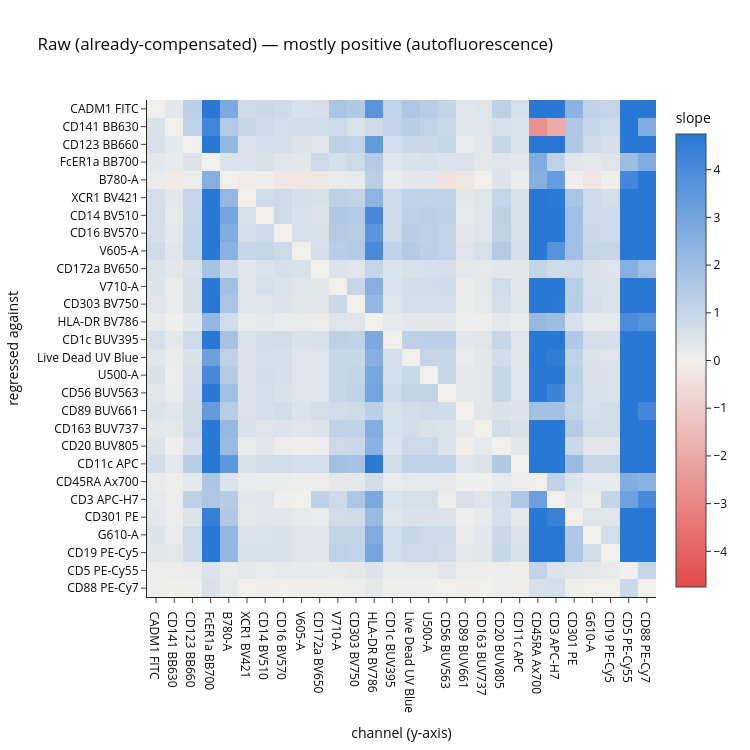
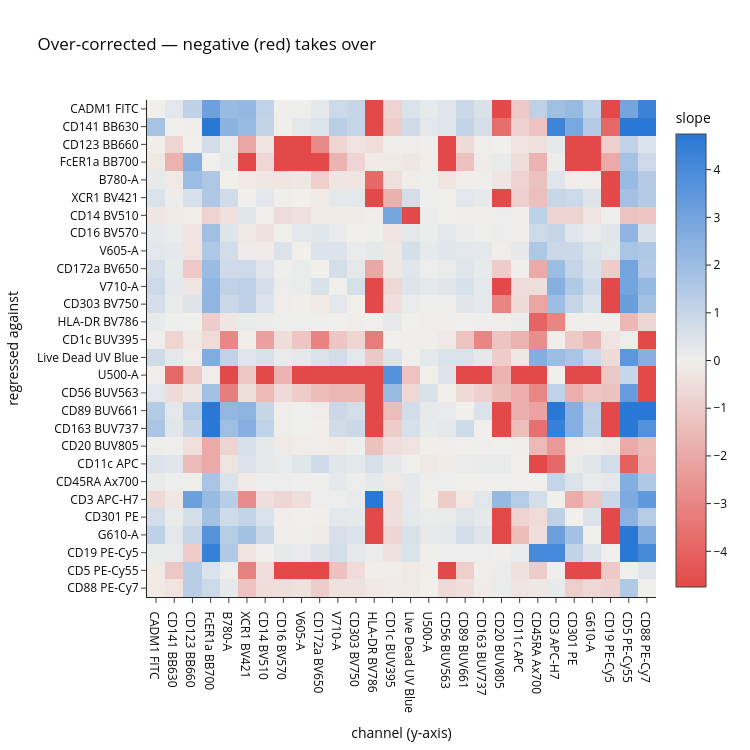

Notebook code cell kept with these figures, in order:
### Markdown cell above
### Matrix and plot

Diverging color (red↔blue through neutral at 0) since sign is the signal —
not the sequential blue scale used for the fraction-only matrices above.

### Code cell
# explanation: red<->blue through neutral gray at 0 — a sequential (light-to-dark
# single hue) scale would hide the sign, which is the whole point of this metric.
DIVERGING_SCALE = [(0, "#e34948"), (0.5, "#f0efec"), (1, "#2a78d6")]
shared_bound = np.percentile(np.abs(np.concatenate([raw_slopes.values, overcorrected_slopes.values])), 90)


def slope_heatmap_fig(slope_df, title):
    fig = go.Figure(go.Heatmap(
        z=slope_df.values, x=ALL_LABELS, y=ALL_LABELS,
        colorscale=DIVERGING_SCALE, zmin=-shared_bound, zmax=shared_bound,
        hovertemplate="slope of %{x}<br>on %{y}: %{z:.2f}<extra></extra>",
        colorbar=dict(title="slope"),
    ))
    fig.update_layout(
        title=title, xaxis_title="channel (y-axis)", yaxis_title="regressed against",
        template="simple_white", font_color="#0b0b0b",
        yaxis_autorange="reversed", width=750, height=750,
    )
    return fig


slope_heatmap_fig(raw_slopes, "Raw (already-compensated) — mostly positive (autofluorescence)").show()
slope_heatmap_fig(overcorrected_slopes, "Over-corrected — negative (red) takes over").show()

### Figure 1 — Plotly figure (JSON) as saved in the notebook; plotly's stock layout.template omitted (floating-point values rounded to 4 significant figures; data arrays with more than 128 entries replaced by an {"elided": "..."} marker saying what was removed)
{"data": [{"colorbar": {"title": {"text": "slope"}}, "colorscale": [[0, "#e34948"], [0.5, "#f0efec"], [1, "#2a78d6"]], "hovertemplate": "slope of %{x}<br>on %{y}: %{z:.2f}<extra></extra>", "type": "heatmap", "x": ["CADM1 FITC", "CD141 BB630", "CD123 BB660", "FcER1a BB700", "B780-A", "XCR1 BV421", "CD14 BV510", "CD16 BV570", "V605-A", "CD172a BV650", "V710-A", "CD303 BV750", "HLA-DR BV786", "CD1c BUV395", "Live Dead UV Blue", "U500-A", "CD56 BUV563", "CD89 BUV661", "CD163 BUV737", "CD20 BUV805", "CD11c APC", "CD45RA Ax700", "CD3 APC-H7", "CD301 PE", "G610-A", "CD19 PE-Cy5", "CD5 PE-Cy55", "CD88 PE-Cy7"], "y": ["CADM1 FITC", "CD141 BB630", "CD123 BB660", "FcER1a BB700", "B780-A", "XCR1 BV421", "CD14 BV510", "CD16 BV570", "V605-A", "CD172a BV650", "V710-A", "CD303 BV750", "HLA-DR BV786", "CD1c BUV395", "Live Dead UV Blue", "U500-A", "CD56 BUV563", "CD89 BUV661", "CD163 BUV737", "CD20 BUV805", "CD11c APC", "CD45RA Ax700", "CD3 APC-H7", "CD301 PE", "G610-A", "CD19 PE-Cy5", "CD5 PE-Cy55", "CD88 PE-Cy7"], "z": {"elided": "28x28 float values"}, "zmax": 4.748, "zmin": -4.748}], "layout": {"font": {"color": "#0b0b0b"}, "height": 750, "title": {"text": "Raw (already-compensated) — mostly positive (autofluorescence)"}, "width": 750, "xaxis": {"title": {"text": "channel (y-axis)"}}, "yaxis": {"autorange": "reversed", "title": {"text": "regressed against"}}}}

### Figure 2 — Plotly figure (JSON) as saved in the notebook; plotly's stock layout.template omitted (floating-point values rounded to 4 significant figures; data arrays with more than 128 entries replaced by an {"elided": "..."} marker saying what was removed)
{"data": [{"colorbar": {"title": {"text": "slope"}}, "colorscale": [[0, "#e34948"], [0.5, "#f0efec"], [1, "#2a78d6"]], "hovertemplate": "slope of %{x}<br>on %{y}: %{z:.2f}<extra></extra>", "type": "heatmap", "x": ["CADM1 FITC", "CD141 BB630", "CD123 BB660", "FcER1a BB700", "B780-A", "XCR1 BV421", "CD14 BV510", "CD16 BV570", "V605-A", "CD172a BV650", "V710-A", "CD303 BV750", "HLA-DR BV786", "CD1c BUV395", "Live Dead UV Blue", "U500-A", "CD56 BUV563", "CD89 BUV661", "CD163 BUV737", "CD20 BUV805", "CD11c APC", "CD45RA Ax700", "CD3 APC-H7", "CD301 PE", "G610-A", "CD19 PE-Cy5", "CD5 PE-Cy55", "CD88 PE-Cy7"], "y": ["CADM1 FITC", "CD141 BB630", "CD123 BB660", "FcER1a BB700", "B780-A", "XCR1 BV421", "CD14 BV510", "CD16 BV570", "V605-A", "CD172a BV650", "V710-A", "CD303 BV750", "HLA-DR BV786", "CD1c BUV395", "Live Dead UV Blue", "U500-A", "CD56 BUV563", "CD89 BUV661", "CD163 BUV737", "CD20 BUV805", "CD11c APC", "CD45RA Ax700", "CD3 APC-H7", "CD301 PE", "G610-A", "CD19 PE-Cy5", "CD5 PE-Cy55", "CD88 PE-Cy7"], "z": {"elided": "28x28 float values"}, "zmax": 4.748, "zmin": -4.748}], "layout": {"font": {"color": "#0b0b0b"}, "height": 750, "title": {"text": "Over-corrected — negative (red) takes over"}, "width": 750, "xaxis": {"title": {"text": "channel (y-axis)"}}, "yaxis": {"autorange": "reversed", "title": {"text": "regressed against"}}}}
